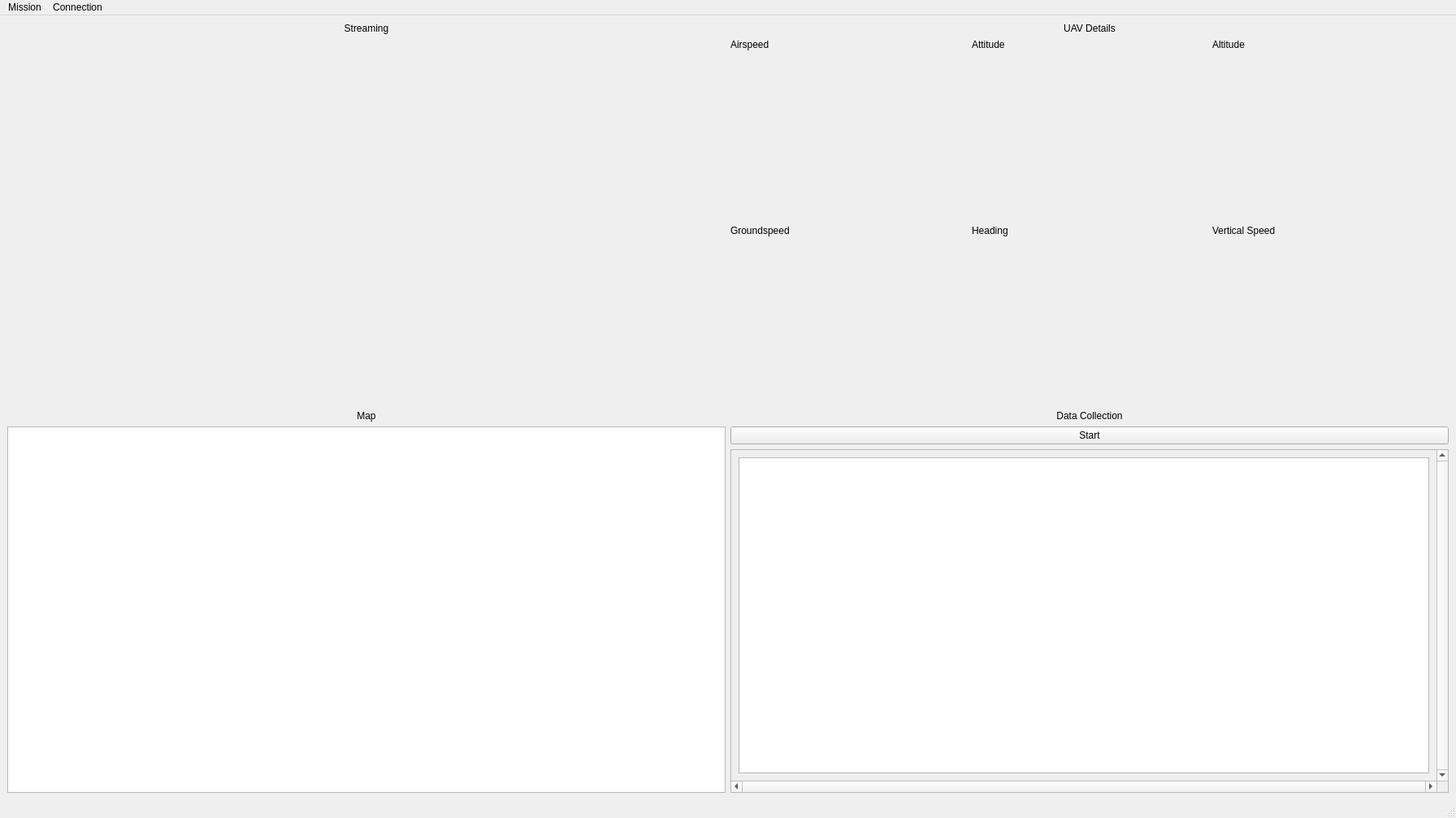
<?xml version="1.0" encoding="UTF-8"?>
<ui version="4.0">
 <class>MainWindow</class>
 <widget class="QMainWindow" name="MainWindow">
  <property name="geometry">
   <rect>
    <x>0</x>
    <y>0</y>
    <width>1792</width>
    <height>1007</height>
   </rect>
  </property>
  <property name="sizePolicy">
   <sizepolicy hsizetype="Fixed" vsizetype="Fixed">
    <horstretch>0</horstretch>
    <verstretch>0</verstretch>
   </sizepolicy>
  </property>
  <property name="windowTitle">
   <string>Automated Data Collecting System</string>
  </property>
  <widget class="QWidget" name="centralwidget">
   <layout class="QVBoxLayout" name="verticalLayout_6">
    <item>
     <layout class="QHBoxLayout" name="horizontalLayout">
      <item>
       <layout class="QVBoxLayout" name="verticalLayout_8">
        <item>
         <widget class="QLabel" name="label">
          <property name="sizePolicy">
           <sizepolicy hsizetype="Preferred" vsizetype="Fixed">
            <horstretch>0</horstretch>
            <verstretch>0</verstretch>
           </sizepolicy>
          </property>
          <property name="text">
           <string>Streaming</string>
          </property>
          <property name="alignment">
           <set>Qt::AlignCenter</set>
          </property>
         </widget>
        </item>
        <item>
         <widget class="QLabel" name="label_11">
          <property name="text">
           <string/>
          </property>
         </widget>
        </item>
       </layout>
      </item>
      <item>
       <layout class="QVBoxLayout" name="verticalLayout_10">
        <item>
         <widget class="QLabel" name="label_5">
          <property name="sizePolicy">
           <sizepolicy hsizetype="Preferred" vsizetype="Fixed">
            <horstretch>0</horstretch>
            <verstretch>0</verstretch>
           </sizepolicy>
          </property>
          <property name="font">
           <font>
            <weight>50</weight>
            <bold>false</bold>
           </font>
          </property>
          <property name="text">
           <string>UAV Details</string>
          </property>
          <property name="alignment">
           <set>Qt::AlignCenter</set>
          </property>
         </widget>
        </item>
        <item>
         <layout class="QHBoxLayout" name="horizontalLayout_3">
          <item>
           <layout class="QVBoxLayout" name="verticalLayout_3">
            <property name="sizeConstraint">
             <enum>QLayout::SetFixedSize</enum>
            </property>
            <item>
             <widget class="QLabel" name="label_7">
              <property name="sizePolicy">
               <sizepolicy hsizetype="Preferred" vsizetype="Fixed">
                <horstretch>0</horstretch>
                <verstretch>0</verstretch>
               </sizepolicy>
              </property>
              <property name="text">
               <string>Airspeed</string>
              </property>
             </widget>
            </item>
            <item>
             <widget class="QLabel" name="lblAirspeed">
              <property name="font">
               <font>
                <pointsize>48</pointsize>
               </font>
              </property>
              <property name="text">
               <string/>
              </property>
             </widget>
            </item>
            <item>
             <widget class="QLabel" name="label_6">
              <property name="sizePolicy">
               <sizepolicy hsizetype="Preferred" vsizetype="Fixed">
                <horstretch>0</horstretch>
                <verstretch>0</verstretch>
               </sizepolicy>
              </property>
              <property name="text">
               <string>Groundspeed</string>
              </property>
             </widget>
            </item>
            <item>
             <widget class="QLabel" name="lblGroundspeed">
              <property name="font">
               <font>
                <pointsize>48</pointsize>
               </font>
              </property>
              <property name="text">
               <string/>
              </property>
             </widget>
            </item>
           </layout>
          </item>
          <item>
           <layout class="QVBoxLayout" name="verticalLayout_2">
            <item>
             <widget class="QLabel" name="label_4">
              <property name="sizePolicy">
               <sizepolicy hsizetype="Preferred" vsizetype="Fixed">
                <horstretch>0</horstretch>
                <verstretch>0</verstretch>
               </sizepolicy>
              </property>
              <property name="text">
               <string>Attitude</string>
              </property>
             </widget>
            </item>
            <item>
             <widget class="QLabel" name="lblAttitude">
              <property name="font">
               <font>
                <pointsize>48</pointsize>
               </font>
              </property>
              <property name="text">
               <string/>
              </property>
             </widget>
            </item>
            <item>
             <widget class="QLabel" name="label_3">
              <property name="sizePolicy">
               <sizepolicy hsizetype="Preferred" vsizetype="Fixed">
                <horstretch>0</horstretch>
                <verstretch>0</verstretch>
               </sizepolicy>
              </property>
              <property name="text">
               <string>Heading</string>
              </property>
             </widget>
            </item>
            <item>
             <widget class="QLabel" name="lblHeading">
              <property name="font">
               <font>
                <pointsize>48</pointsize>
               </font>
              </property>
              <property name="text">
               <string/>
              </property>
             </widget>
            </item>
           </layout>
          </item>
          <item>
           <layout class="QVBoxLayout" name="verticalLayout">
            <item>
             <widget class="QLabel" name="label_8">
              <property name="sizePolicy">
               <sizepolicy hsizetype="Preferred" vsizetype="Fixed">
                <horstretch>0</horstretch>
                <verstretch>0</verstretch>
               </sizepolicy>
              </property>
              <property name="text">
               <string>Altitude</string>
              </property>
             </widget>
            </item>
            <item>
             <widget class="QLabel" name="lblAltitude">
              <property name="font">
               <font>
                <pointsize>48</pointsize>
               </font>
              </property>
              <property name="text">
               <string/>
              </property>
             </widget>
            </item>
            <item>
             <widget class="QLabel" name="label_10">
              <property name="sizePolicy">
               <sizepolicy hsizetype="Preferred" vsizetype="Fixed">
                <horstretch>0</horstretch>
                <verstretch>0</verstretch>
               </sizepolicy>
              </property>
              <property name="text">
               <string>Vertical Speed</string>
              </property>
             </widget>
            </item>
            <item>
             <widget class="QLabel" name="lblVerticalSpeed">
              <property name="font">
               <font>
                <pointsize>48</pointsize>
               </font>
              </property>
              <property name="lineWidth">
               <number>1</number>
              </property>
              <property name="text">
               <string/>
              </property>
              <property name="textFormat">
               <enum>Qt::AutoText</enum>
              </property>
              <property name="alignment">
               <set>Qt::AlignCenter</set>
              </property>
              <property name="indent">
               <number>-1</number>
              </property>
             </widget>
            </item>
           </layout>
          </item>
         </layout>
        </item>
       </layout>
      </item>
     </layout>
    </item>
    <item>
     <layout class="QHBoxLayout" name="horizontalLayout_2">
      <item>
       <layout class="QVBoxLayout" name="verticalLayout_9">
        <item>
         <widget class="QLabel" name="label_9">
          <property name="sizePolicy">
           <sizepolicy hsizetype="Preferred" vsizetype="Preferred">
            <horstretch>0</horstretch>
            <verstretch>0</verstretch>
           </sizepolicy>
          </property>
          <property name="font">
           <font>
            <weight>50</weight>
            <bold>false</bold>
           </font>
          </property>
          <property name="text">
           <string>Map</string>
          </property>
          <property name="alignment">
           <set>Qt::AlignCenter</set>
          </property>
         </widget>
        </item>
        <item>
         <widget class="QGraphicsView" name="graphicsView_3">
          <property name="sizePolicy">
           <sizepolicy hsizetype="Preferred" vsizetype="Preferred">
            <horstretch>1</horstretch>
            <verstretch>5</verstretch>
           </sizepolicy>
          </property>
         </widget>
        </item>
       </layout>
      </item>
      <item>
       <layout class="QVBoxLayout" name="verticalLayout_7">
        <item>
         <widget class="QLabel" name="label_2">
          <property name="sizePolicy">
           <sizepolicy hsizetype="Preferred" vsizetype="Fixed">
            <horstretch>0</horstretch>
            <verstretch>0</verstretch>
           </sizepolicy>
          </property>
          <property name="text">
           <string>Data Collection</string>
          </property>
          <property name="alignment">
           <set>Qt::AlignCenter</set>
          </property>
         </widget>
        </item>
        <item>
         <widget class="QPushButton" name="pushButton">
          <property name="sizePolicy">
           <sizepolicy hsizetype="Preferred" vsizetype="Fixed">
            <horstretch>0</horstretch>
            <verstretch>0</verstretch>
           </sizepolicy>
          </property>
          <property name="text">
           <string>Start</string>
          </property>
         </widget>
        </item>
        <item>
         <widget class="QScrollArea" name="scrollArea">
          <property name="sizePolicy">
           <sizepolicy hsizetype="Preferred" vsizetype="Preferred">
            <horstretch>0</horstretch>
            <verstretch>0</verstretch>
           </sizepolicy>
          </property>
          <property name="verticalScrollBarPolicy">
           <enum>Qt::ScrollBarAlwaysOn</enum>
          </property>
          <property name="horizontalScrollBarPolicy">
           <enum>Qt::ScrollBarAlwaysOn</enum>
          </property>
          <property name="widgetResizable">
           <bool>true</bool>
          </property>
          <widget class="QWidget" name="scrollAreaWidgetContents">
           <property name="geometry">
            <rect>
             <x>0</x>
             <y>0</y>
             <width>848</width>
             <height>384</height>
            </rect>
           </property>
           <layout class="QVBoxLayout" name="verticalLayout_4">
            <item>
             <layout class="QVBoxLayout" name="verticalLayout_11">
              <property name="sizeConstraint">
               <enum>QLayout::SetNoConstraint</enum>
              </property>
              <item>
               <widget class="QGraphicsView" name="graphicsView_2"/>
              </item>
             </layout>
            </item>
           </layout>
          </widget>
         </widget>
        </item>
       </layout>
      </item>
     </layout>
    </item>
   </layout>
  </widget>
  <widget class="QMenuBar" name="menubar">
   <property name="geometry">
    <rect>
     <x>0</x>
     <y>0</y>
     <width>1792</width>
     <height>22</height>
    </rect>
   </property>
   <widget class="QMenu" name="menuMission">
    <property name="title">
     <string>Mission</string>
    </property>
    <addaction name="actionNew_Mission"/>
    <addaction name="actionSave"/>
    <addaction name="actionClose"/>
   </widget>
   <widget class="QMenu" name="menuConnection">
    <property name="title">
     <string>Connection</string>
    </property>
    <addaction name="actionConnect"/>
    <addaction name="actionDisconnect"/>
   </widget>
   <addaction name="menuMission"/>
   <addaction name="menuConnection"/>
  </widget>
  <widget class="QStatusBar" name="statusbar"/>
  <action name="actionNew_Mission">
   <property name="text">
    <string>New Mission</string>
   </property>
  </action>
  <action name="actionView_Mission">
   <property name="text">
    <string>View Mission</string>
   </property>
  </action>
  <action name="actionSave">
   <property name="text">
    <string>Output Result</string>
   </property>
  </action>
  <action name="actionClose">
   <property name="text">
    <string>Quit</string>
   </property>
  </action>
  <action name="actionConnect">
   <property name="text">
    <string>Connect</string>
   </property>
  </action>
  <action name="actionDisconnect">
   <property name="text">
    <string>Disconnect</string>
   </property>
  </action>
 </widget>
 <resources/>
 <connections/>
</ui>
